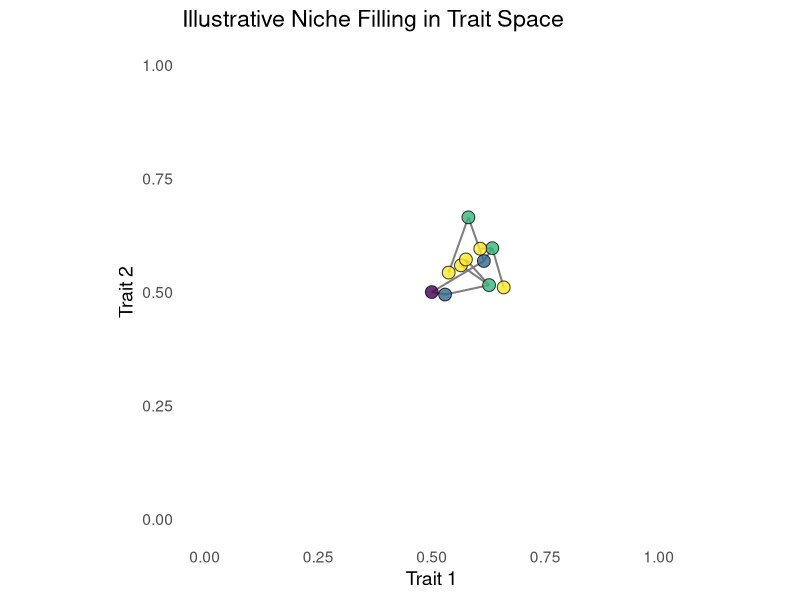

Write the R code that produced this figure.
library(ggplot2)
library(dplyr)

# Start with root species at center
species <- data.frame(
  id = 1,
  parent = NA,
  x = 0.5,
  y = 0.5,
  gen = 0
)

# Parameters
n_generations <- 3
branching_prob <- 0.5
step_sd <- 0.06
next_id <- 2

for (g in 1:n_generations) {
  current_gen <- species %>% filter(gen == g - 1)
  for (i in 1:nrow(current_gen)) {
    n_offspring <- 1 + rbinom(1, 1, branching_prob)
    for (k in 1:n_offspring) {
      new_x <- current_gen$x[i] + rnorm(1, 0, step_sd)
      new_y <- current_gen$y[i] + rnorm(1, 0, step_sd)
      species <- rbind(
        species,
        data.frame(
          id = next_id,
          parent = current_gen$id[i],
          x = new_x,
          y = new_y,
          gen = g
        )
      )
      next_id <- next_id + 1
    }
  }
}


# Create edges
edges <- species %>%
  filter(!is.na(parent)) %>%
  left_join(species, by = c("parent" = "id"), suffix = c("", ".parent"))

# Plot
ggplot() +
  # background
  theme_minimal(base_size = 14) +
  coord_fixed(xlim = c(0,1), ylim = c(0,1)) +
  
  # edges
  geom_segment(
    data = edges,
    aes(x = x.parent, y = y.parent, xend = x, yend = y),
    color = "grey50",
    size = 0.7
  ) +
  
  # nodes
  geom_point(
    data = species,
    aes(x = x, y = y, fill = factor(gen)),
    shape = 21, color = "black", size = 4, alpha = 0.8
  ) +
  
  # styling
  scale_fill_viridis_d(name = "Generation") +
  labs(
    title = "Illustrative Niche Filling in Trait Space",
    x = "Trait 1",
    y = "Trait 2"
  ) +
  theme(
    legend.position = "none",
    panel.grid = element_blank()
  )
